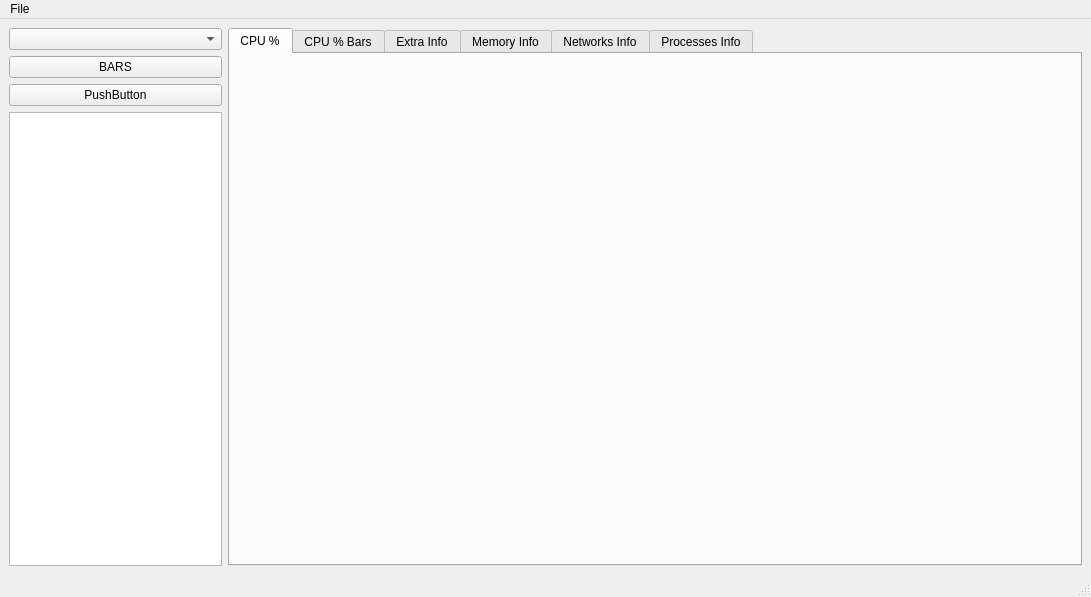
<?xml version="1.0" encoding="UTF-8"?>
<ui version="4.0">
 <class>MainWindow</class>
 <widget class="QMainWindow" name="MainWindow">
  <property name="geometry">
   <rect>
    <x>0</x>
    <y>0</y>
    <width>1091</width>
    <height>597</height>
   </rect>
  </property>
  <property name="windowTitle">
   <string>CPU Monitor</string>
  </property>
  <widget class="QWidget" name="centralwidget">
   <property name="enabled">
    <bool>true</bool>
   </property>
   <layout class="QHBoxLayout" name="horizontalLayout" stretch="1,4">
    <property name="sizeConstraint">
     <enum>QLayout::SetDefaultConstraint</enum>
    </property>
    <item>
     <layout class="QVBoxLayout" name="verticalLayout_options" stretch="0,0,0,0">
      <property name="spacing">
       <number>6</number>
      </property>
      <property name="sizeConstraint">
       <enum>QLayout::SetFixedSize</enum>
      </property>
      <item>
       <widget class="QComboBox" name="comboBox_system_info"/>
      </item>
      <item>
       <widget class="QPushButton" name="button_cpu_views">
        <property name="text">
         <string>BARS</string>
        </property>
        <property name="autoDefault">
         <bool>false</bool>
        </property>
       </widget>
      </item>
      <item>
       <widget class="QPushButton" name="pushButton">
        <property name="text">
         <string>PushButton</string>
        </property>
       </widget>
      </item>
      <item>
       <widget class="QTextEdit" name="textEdit">
        <property name="enabled">
         <bool>true</bool>
        </property>
       </widget>
      </item>
     </layout>
    </item>
    <item>
     <widget class="QTabWidget" name="tabWidget">
      <property name="currentIndex">
       <number>0</number>
      </property>
      <widget class="QWidget" name="tab_cpu_perc_plots">
       <attribute name="title">
        <string>CPU %</string>
       </attribute>
       <layout class="QVBoxLayout" name="verticalLayout_3">
        <item>
         <layout class="QVBoxLayout" name="verticalLayout_cpu_plots"/>
        </item>
       </layout>
      </widget>
      <widget class="QWidget" name="tab_cpu_per_bars">
       <attribute name="title">
        <string>CPU % Bars</string>
       </attribute>
       <layout class="QVBoxLayout" name="verticalLayout_2">
        <item>
         <layout class="QVBoxLayout" name="verticalLayout_cpu_progress_bars"/>
        </item>
       </layout>
      </widget>
      <widget class="QWidget" name="tab_extra_info">
       <attribute name="title">
        <string>Extra Info</string>
       </attribute>
       <layout class="QVBoxLayout" name="verticalLayout_4">
        <item>
         <layout class="QVBoxLayout" name="verticalLayout_cpu_extra_info"/>
        </item>
       </layout>
      </widget>
      <widget class="QWidget" name="tab_memory_info">
       <attribute name="title">
        <string>Memory Info</string>
       </attribute>
       <layout class="QVBoxLayout" name="verticalLayout">
        <item>
         <layout class="QVBoxLayout" name="verticalLayout_memory_info"/>
        </item>
       </layout>
      </widget>
      <widget class="QWidget" name="tab_net_info">
       <attribute name="title">
        <string>Networks Info</string>
       </attribute>
       <layout class="QVBoxLayout" name="verticalLayout_5">
        <item>
         <layout class="QVBoxLayout" name="verticalLayout_network_info"/>
        </item>
       </layout>
      </widget>
      <widget class="QWidget" name="tab_proc_info">
       <attribute name="title">
        <string>Processes Info</string>
       </attribute>
       <layout class="QVBoxLayout" name="verticalLayout_6">
        <item>
         <layout class="QVBoxLayout" name="verticalLayout_processes_info"/>
        </item>
       </layout>
      </widget>
     </widget>
    </item>
   </layout>
  </widget>
  <widget class="QStatusBar" name="statusbar"/>
  <widget class="QMenuBar" name="menuBar">
   <property name="geometry">
    <rect>
     <x>0</x>
     <y>0</y>
     <width>1091</width>
     <height>20</height>
    </rect>
   </property>
   <widget class="QMenu" name="menufile">
    <property name="title">
     <string>File</string>
    </property>
    <addaction name="separator"/>
   </widget>
   <addaction name="menufile"/>
  </widget>
  <action name="actionFIl">
   <property name="text">
    <string>FIl</string>
   </property>
  </action>
 </widget>
 <resources/>
 <connections/>
</ui>
